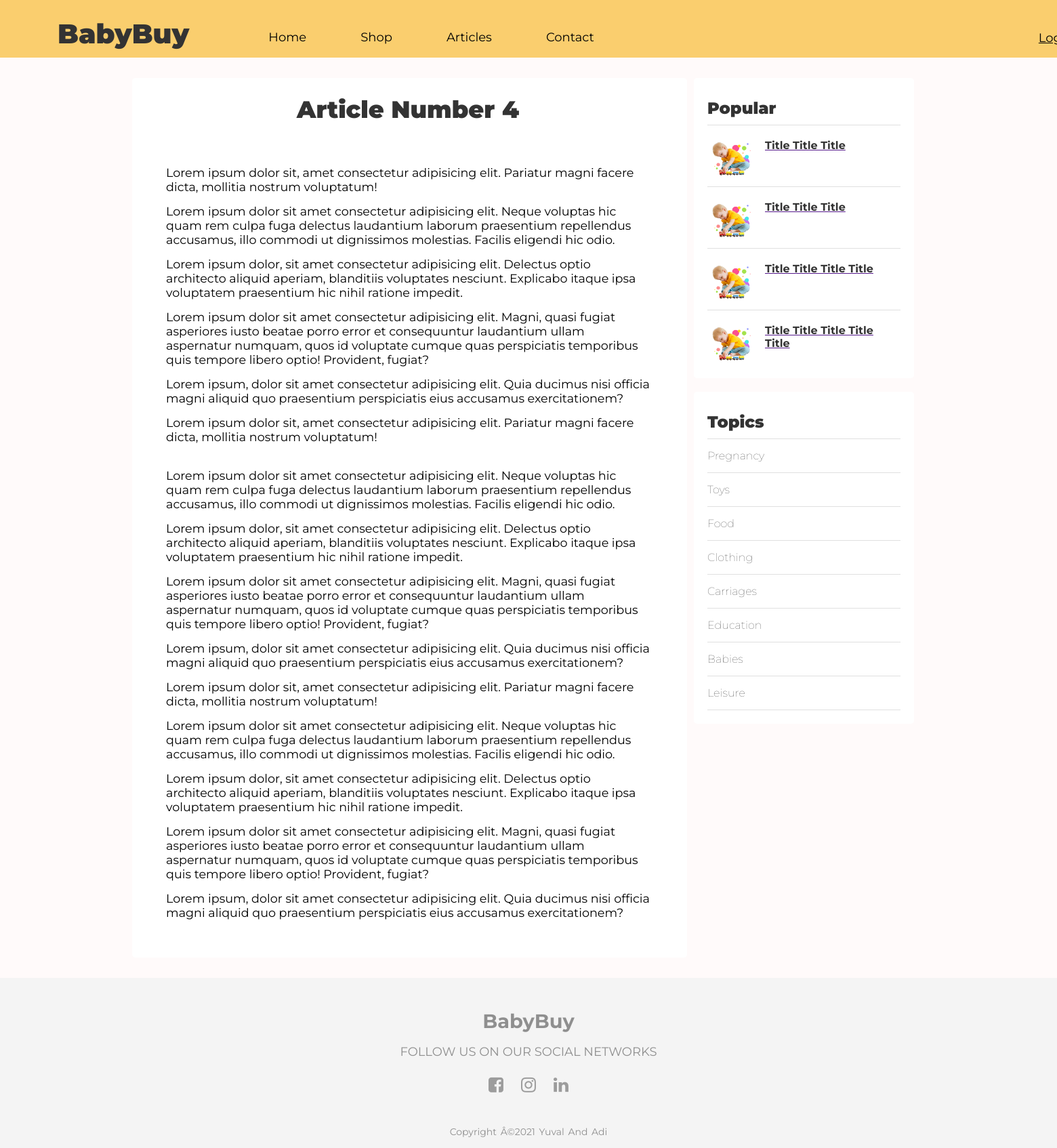
Screenshot of /SingleArticlePage.php?articleId=50 with the database file from the repository.
### tables this page shows
CREATE TABLE IF NOT EXISTS `articles` (
  `ArticleID` int(11) NOT NULL AUTO_INCREMENT,
  `ArticleHeader` varchar(40) NOT NULL,
  `ArticleCategory` varchar(25) NOT NULL,
  `ArticleBody` mediumtext NOT NULL,
  `ArticleTimeStamp` timestamp NOT NULL,
  `ImageRefrence` varchar(255) NOT NULL,
  PRIMARY KEY (`ArticleID`)
);

CREATE TABLE IF NOT EXISTS `site_options` (
  `id` int(11) NOT NULL AUTO_INCREMENT,
  `facebook` varchar(255) DEFAULT NULL,
  `instagram` varchar(255) DEFAULT NULL,
  `linkedin` varchar(255) DEFAULT NULL,
  `copyright` varchar(255) DEFAULT NULL,
  PRIMARY KEY (`id`)
);

### DataBase/DB_Config.php (called while the page is built, shortened)
<?php
class Database{
    public $host    = DB_HOST;
    public $user    = DB_USER;
    public $pass    = DB_PASS;
    public $dbname  = DB_NAME;
    public $link;
    private function connectDB(){
        $this->link = new mysqli($this->host,$this->user, $this->pass, $this->dbname);
        }
     public function select($query){
        $result = $this->link->query($query) or die ($this->link->error.__LINE__);
        if($result->num_rows > 0){
            return $result;
            } else {
                return false;
            }
         }
}
?>

### classes/Article.php (called while the page is built, shortened)
<?php
  $filepath = realpath(dirname(__FILE__));
  require_once ($filepath.'/../DataBase/DB_Config.php');
?>
<?php
class Article{
    private $db;
  public function __construct(){
      $this->db = new Database();
  }
  public function getArticleByID($id){
    $query = "SELECT * FROM articles WHERE ArticleID = '$id'";
    $result = $this->db->select($query);
    return $result;
}
}
?>

### classes/User.php (called while the page is built, shortened)
<?php
    $filepath = realpath(dirname(__FILE__));
    require_once ($filepath.'/../DataBase/DB_Config.php');
 ?>
 <?php
class User{
    private $db;
    public function __construct(){
        $this->db = new Database();
    }
    public function getSocial(){
        $query = "SELECT * FROM site_options";
        $result = $this->db->select($query);
        return $result;
    }
    }
 ?>

### SingleArticlePage.php (the view, shortened to what this page needs)
<?php include_once 'includes/navTop.php'; ?>
<?php
    if (!isset($_GET['articleId'])) {
        header("location: 404.php");
    }else{
        $id = $_GET['articleId'];
    }
    $article = new Article();
?>
<!DOCTYPE html>
<html lang="en">
<head>
    <link href="styleA/css/all.css" rel="stylesheet">
    <link href="styleA/css/all.min.css" rel="stylesheet">
    <link href="styleA/singleArticleStyle.css" rel="stylesheet">
</head>
<body>
<div class="content clearfix">
    <div class="main-content single">
        <?php
            $getArticle = $article->getArticleByID($id);
            if($getArticle){
                $row = $getArticle->fetch_assoc();
            }
    ?>
        <h1 class="post-title"><?= $row['ArticleHeader']; ?></h1>
        <div class="post-content">
            <p>Lorem ipsum dolor sit, amet consectetur adipisicing elit. Pariatur magni facere dicta, mollitia nostrum voluptatum!</p>
            <p>Lorem ipsum dolor sit amet consectetur adipisicing elit. Neque voluptas hic quam rem culpa fuga delectus laudantium laborum praesentium repellendus accusamus, illo commodi ut dignissimos molestias. Facilis eligendi hic odio.</p>
            <p>Lorem ipsum dolor, sit amet consectetur adipisicing elit. Delectus optio architecto aliquid aperiam, blanditiis voluptates nesciunt. Explicabo itaque ipsa voluptatem praesentium hic nihil ratione impedit.</p>
            <p>Lorem ipsum dolor sit amet consectetur adipisicing elit. Magni, quasi fugiat asperiores iusto beatae porro error et consequuntur laudantium ullam aspernatur numquam, quos id voluptate cumque quas perspiciatis temporibus quis tempore libero optio! Provident, fugiat?</p>
            <p>Lorem ipsum, dolor sit amet consectetur adipisicing elit. Quia ducimus nisi officia magni aliquid quo praesentium perspiciatis eius accusamus exercitationem?</p>
            <p>Lorem ipsum dolor sit, amet consectetur adipisicing elit. Pariatur magni facere dicta, mollitia nostrum voluptatum!</p>
            <p>Lorem ipsum dolor sit amet consectetur adipisicing elit. Neque voluptas hic quam rem culpa fuga delectus laudantium laborum praesentium repellendus accusamus, illo commodi ut dignissimos molestias. Facilis eligendi hic odio.</p>
            <p>Lorem ipsum dolor, sit amet consectetur adipisicing elit. Delectus optio architecto aliquid aperiam, blanditiis voluptates nesciunt. Explicabo itaque ipsa voluptatem praesentium hic nihil ratione impedit.</p>
            <p>Lorem ipsum dolor sit amet consectetur adipisicing elit. Magni, quasi fugiat asperiores iusto beatae porro error et consequuntur laudantium ullam aspernatur numquam, quos id voluptate cumque quas perspiciatis temporibus quis tempore libero optio! Provident, fugiat?</p>
            <p>Lorem ipsum, dolor sit amet consectetur adipisicing elit. Quia ducimus nisi officia magni aliquid quo praesentium perspiciatis eius accusamus exercitationem?</p>
            <p>Lorem ipsum dolor sit, amet consectetur adipisicing elit. Pariatur magni facere dicta, mollitia nostrum voluptatum!</p>
            <p>Lorem ipsum dolor sit amet consectetur adipisicing elit. Neque voluptas hic quam rem culpa fuga delectus laudantium laborum praesentium repellendus accusamus, illo commodi ut dignissimos molestias. Facilis eligendi hic odio.</p>
            <p>Lorem ipsum dolor, sit amet consectetur adipisicing elit. Delectus optio architecto aliquid aperiam, blanditiis voluptates nesciunt. Explicabo itaque ipsa voluptatem praesentium hic nihil ratione impedit.</p>
            <p>Lorem ipsum dolor sit amet consectetur adipisicing elit. Magni, quasi fugiat asperiores iusto beatae porro error et consequuntur laudantium ullam aspernatur numquam, quos id voluptate cumque quas perspiciatis temporibus quis tempore libero optio! Provident, fugiat?</p>
            <p>Lorem ipsum, dolor sit amet consectetur adipisicing elit. Quia ducimus nisi officia magni aliquid quo praesentium perspiciatis eius accusamus exercitationem?</p>
        </div>
    </div>
    <div class="sidebar single">
        <div class="section popular">
            <h2 class="section-title">Popular</h2>
            <div class="post clearfix">
                <img src="img/article1.png" alt="">
                <a href="" class="title a"><h4>Title Title Title</h4></a>
            </div>
            <div class="post clearfix">
                <img src="img/article1.png" alt="">
                <a href="" class="title a"><h4>Title Title Title</h4></a>
            </div>
            <div class="post clearfix">
                <img src="img/article1.png" alt="">
                <a href="" class="title a"><h4>Title Title Title Title</h4></a>
            </div>
            <div class="post clearfix">
                <img src="img/article1.png" alt="">
                <a href="" class="title a"><h4>Title Title Title Title Title</h4></a>
            </div>
        </div>
        <div class="section topics">
            <h2 class="section-title">Topics</h2>
            <ul>
                <li><a href="#" class="par">Pregnancy</a></li>
                <li><a href="#" class="par">Toys</a></li>
                <li><a href="#" class="par">Food</a></li>
                <li><a href="#" class="par">Clothing</a></li>
                <li><a href="#" class="par">Carriages</a></li>
                <li><a href="#" class="par">Education</a></li>
                <li><a href="#" class="par">Babies</a></li>
                <li><a href="#" class="par">Leisure</a></li>
            </ul>
        </div>
    </div>
</div>
<?php include_once 'includes/footer.php'; ?>
</body>
</html>

### includes/footer.php (shortened to what this page needs)
<?php
  $filepath = realpath(dirname(__FILE__));
  require_once ($filepath.'/../classes/User.php');
  $user = new User();
  $getSocial = $user->getSocial()->fetch_assoc();
?>
<!DOCTYPE html>
<html lang="en">
<head>
    <link href="styleA/footerStyle.css" rel="stylesheet">
    <link rel="stylesheet" href="https://cdnjs.cloudflare.com/ajax/libs/font-awesome/4.7.0/css/font-awesome.min.css">
</head>
<body>
<footer id="footer">
    <div class="footer-content">
        <h3>BabyBuy</h3>
        <p>FOLLOW US ON OUR SOCIAL NETWORKS </p>
        <ul class="socials">
            <li><a href="<?= $getSocial['facebook']?>"><i class="fa fa-facebook-square" style="color: ##8f8f8f;;"></i></a></li>
            <li><a href="<?= $getSocial['instagram']?>"><i class="fa fa-instagram" style="color: ##8f8f8f;;"></i></a></li>
            <li><a href="<?= $getSocial['linkedin']?>"><i class="fa fa-linkedin" style="color: ##8f8f8f;;"></i></a></li>
        </ul>
    </div>
    <div class="footer-bottom">
        <p><?= $getSocial['copyright']?></p>
    </div>
</footer>
</body>
</html>

### styleA/navStyle.css (style rules this page uses)
body { box-sizing: border-box; margin: 0; padding: 0; font-family: 'Montserrat' !important; }

### styleA/css/all.css (style rules this page uses)
.fa, .fas, .far, .fal, .fad, .fab { -moz-osx-font-smoothing: grayscale; -webkit-font-smoothing: antialiased; display: inline-block; font-style: normal; font-variant: normal; text-rendering: auto; line-height: 1; }
.fa-facebook-square:before { content: "\f082"; }
.fa-instagram:before { content: "\f16d"; }
.fa-linkedin:before { content: "\f08c"; }

### styleA/singleArticleStyle.css (style rules this page uses)
body { background: #fffafa; }
h1, h2 { color: #333 !important; margin: 5px; margin-left: 0px; text-decoration: none; font-weight: 1000; }
h4 { color: #333 !important; margin-top: 10px; }
.par { color: #333; text-decoration: none; font-weight: 100; }
.clearfix::after { content: ''; display: block; clear: both; }
.content { width: 75%; margin: 30px auto 30px; font-family: "Montserrat", sans-serif; }
.content .main-content { width: 70%; float: left; }
.content .main-content.single { background: #fff; padding: 20px 50px; font-size: 1.1em; border-radius: 5px; }
.content .main-content.single .post-title { text-align: center; margin-bottom: 40px; }
.content .main-content.single .post-content p { margin-bottom: 15px; }
.content .popular .post { border-top: 1px solid #e0e0e0; margin-top: 10px; padding-top: 10px; }
.content .popular .post img { height: 60px; width: 75px; float: left; margin-right: 10px; }
.content .sidebar { width: 29.5%; float: left; height: 500px; }
.content .sidebar.single { padding: 0px 10px; }
.content .sidebar .section { background: #fff; padding: 20px; border-radius: 5px; margin-bottom: 20px; }
.content .sidebar .section .section-title { margin: 10px 0 10px 0px; }
.content .sidebar .section.topics ul { margin: 0px; padding: 0px; list-style: none; border-top: 1px solid #e0e0e0; }
.content .sidebar .section.topics ul li a { display: block; padding: 15px 0px 15px 0px; border-bottom: 1px solid #e0e0e0; transition: all 0.3s; }

### styleA/footerStyle.css (style rules this page uses)
* { margin: 0; padding: 0; box-sizing: border-box; }
footer { position: relative; bottom: 0; right: 0; left: 0; background: #f4f4f4; height: auto; width: 100%; font-family: "Montserrat", sans-serif; padding-top: 40px; color: #8f8f8f; }
.footer-content { display: flex; align-items: center; justify-content: center; flex-direction: column; text-align: center; }
.footer-content h3 { font-size: 1.8rem; font-weight: 500 bold; text-transform: capitalize; line-height: 3rem; }
.footer-content p { max-width: 500px; margin: 8px auto; line-height: 26px; font-size: 18px; }
.socials { list-style: none; display: flex; align-items: center; justify-content: center; margin: 1rem 0 2rem 0; }
.socials li { margin: 0 13px; }
.socials a { text-decoration: none; color: rgb(156 156 156); }
.socials a i { font-size: 1.6rem; transition: color .4s ease; }
.footer-bottom { background: #f4f4f4; width: 100%; padding: 15px 0; text-align: center; }
.footer-bottom p { font-size: 14px; word-spacing: 2px; text-transform: capitalize; }

### rows the page displays
articles: ArticleHeader "Article Number 4"
site_options: copyright "Copyright Â©2021 Yuval And Adi"
